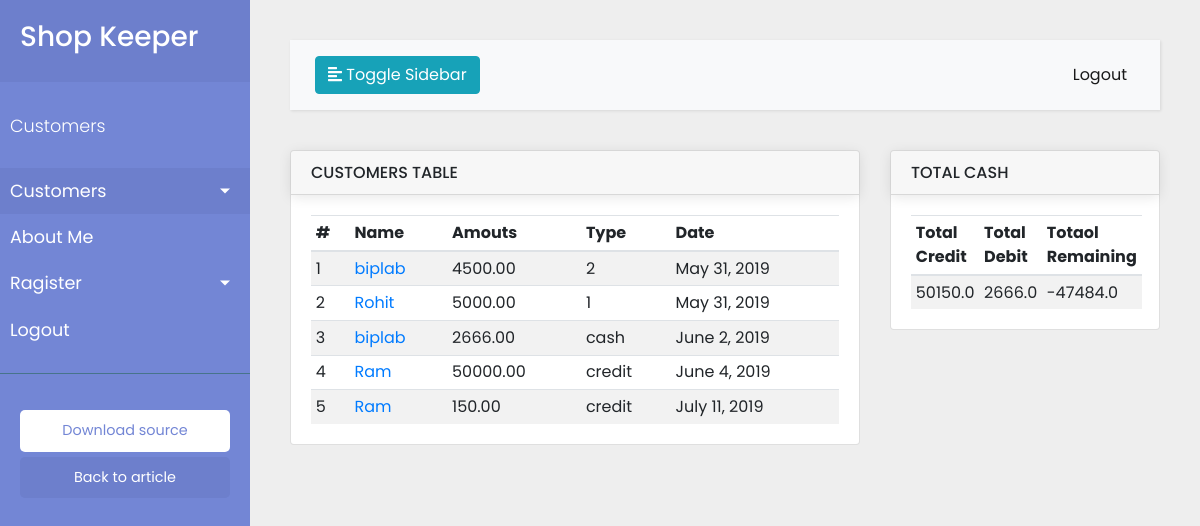
Screenshot of /register/ with the database file from the repository.
### register/models.py (models this page shows, shortened)
class Register(models.Model):
    customer_name = models.ForeignKey(Customer,on_delete=models.CASCADE)
    amount = models.DecimalField(max_digits=8, decimal_places=2)
    date = models.DateField(default=date.today())
    type = models.CharField(max_length=100)

### customer/models.py (models this page shows, shortened)
class Customer(models.Model):
    name = models.CharField(max_length=100,default='username', verbose_name='Customer Name')
    password = models.CharField(max_length=100)
    email = models.EmailField(max_length=200,unique=True)
    mobile = models.CharField(max_length=15)
    status = models.BooleanField(default=False)

### register/views.py (the view)
# urls.py: path('',cus_views.show_transations, name='transations'),
def show_transations(request):
    total_credit =0.00
    total_cash =0.00
    cus = Customer.objects.all()
    c = Register.objects.all()
    cr = Register.objects.filter(type='credit')
    dr = Register.objects.filter(type='cash')
    for i in cr:
        total_credit = total_credit + float(i.amount)
    for i in dr:
        total_cash = total_cash + float(i.amount)
    context ={
        'c':c,
        'total_credit':total_credit,
        'total_cash':total_cash,
        'remaining':total_cash-total_credit,
    }
    return render(request,'register/all_transations.html',context)

### register/templates/register/all_transations.html (shortened to what this page needs)
{% extends 'base.html'%}
{% block content %}
<div class="wrapper">
    {% include 'navbar.html'%}
    <div id="content">
        {% include 'top-nav.html'%}
        <div class="row">
            <div class="col-md-8">
                <div class="card">
            <div class="card-header">
                <h6 class="text-uppercase mb-0">Customers Table</h6>
            </div>
            <div class="card-body">
                <table class="table table-striped table-sm card-text">
                    <thead>
                    <tr>
                        <th>#</th>
                        <th>Name</th>
                        <th>Amouts</th>
                        <th>Type</th>
                        <th>Date</th>
                    </tr>
                    </thead>
                    <tbody>
                    {% for cus in c %}
                    <tr>
                        <td scope="row">{{forloop.counter}}</td>
                        <td><a href="{% url 'details_customer' cus.pk %}" class="btn-link"> {{cus.customer_name.name}}</a></td>
                        <td>{{cus.amount}}</td>
                        <td>{{cus.type}}</td>
                        <td>{{cus.date}}</td>
                    </tr>
                    {%endfor%}
                    </tbody>
                </table>
            </div>
        </div>
            </div>
            <div class="col-md-4">
                <div class="card">
            <div class="card-header">
                <h6 class="text-uppercase mb-0">Total Cash</h6>
            </div>
            <div class="card-body">
                <table class="table table-striped table-sm card-text">
                    <thead>
                    <tr>
                        <th> Total Credit</th>
                        <th> Total Debit</th>
                        <th> Totaol Remaining</th>
                    </tr>
                    </thead>
                    <tbody>
                    <tr>
                        <td>{{total_credit}}</td>
                        <td>{{total_cash}}</td>
                        <td>{{remaining}}</td>
                    </tr>
                    </tbody>
                </table>
            </div>
        </div>
            </div>
        </div>
    </div>
</div>
{% endblock%}

### templates/base.html (shortened to what this page needs)
<!DOCTYPE html>
<html lang="en">
<head>
    {% load static %}
    <link rel="stylesheet" href="https://stackpath.bootstrapcdn.com/bootstrap/4.1.0/css/bootstrap.min.css"
>
    <link rel="stylesheet"
          href="https://cdnjs.cloudflare.com/ajax/libs/malihu-custom-scrollbar-plugin/3.1.5/jquery.mCustomScrollbar.min.css">
    <link rel="stylesheet" href="{% static 'css/style2.css' %}">
    <link rel="stylesheet" href="{% static 'css/style.css' %}">
</head>
<body>
{% block content %}
{% endblock%}
</body>
</html>

### templates/navbar.html (shortened to what this page needs)
<nav id="sidebar">
        <div class="sidebar-header">
            <h3><a href="{% url 'dashboard' %}">Shop Keeper </a> </h3>
        </div>
        <ul class="list-unstyled components">
            <p>Customers</p>
            <li class="active">
                <a href="#homeSubmenu" data-toggle="collapse" aria-expanded="false"
                   class="dropdown-toggle">Customers</a>
            </li>
            <li>
                <a href="#">About Me</a>
            </li>
            <li>
                <a href="#pageSubmenu" data-toggle="collapse" aria-expanded="false" class="dropdown-toggle">Ragister</a>
            </li>
            <li>
                <a href="#">Logout</a>
            </li>
        </ul>
        <ul class="list-unstyled CTAs">
            <li>
                <a href="https://bootstrapious.com/tutorial/files/sidebar.zip" class="download">Download source</a>
            </li>
            <li>
                <a href="https://bootstrapious.com/p/bootstrap-sidebar" class="article">Back to article</a>
            </li>
        </ul>
    </nav>

### templates/top-nav.html (shortened to what this page needs)
 <nav class="navbar navbar-expand-lg navbar-light bg-light">
            <div class="container-fluid">
                <button type="button" id="sidebarCollapse" class="btn btn-info">
                    <i class="fas fa-align-left"></i>
                    <span>Toggle Sidebar</span>
                </button>
                <div class="collapse navbar-collapse" id="navbarSupportedContent">
                    <ul class="nav navbar-nav ml-auto">
                        <li class="nav-item active">
                            <a class="nav-link" href="{% url 'cus_logout' %}">Logout</a>
                        </li>
                    </ul>
                </div>
            </div>
        </nav>

### static/css/style2.css (style rules this page uses)
body { font-family: 'Poppins', sans-serif; background: #fafafa; }
p { font-family: 'Poppins', sans-serif; font-size: 1.1em; font-weight: 300; line-height: 1.7em; color: #999; }
a, a:hover, a:focus { color: inherit; text-decoration: none; transition: all 0.3s; }
.navbar { padding: 15px 10px; background: #fff; border: none; border-radius: 0; margin-bottom: 40px; box-shadow: 1px 1px 3px rgba(0, 0, 0, 0.1); }
.wrapper { display: flex; width: 100%; }
#sidebar { width: 250px; position: fixed; top: 0; left: 0; height: 100vh; z-index: 999; background: #7386D5; color: #fff; transition: all 0.3s; }
#sidebar .sidebar-header { padding: 20px; background: #6d7fcc; }
#sidebar ul.components { padding: 20px 0; border-bottom: 1px solid #47748b; }
#sidebar ul p { color: #fff; padding: 10px; }
#sidebar ul li a { padding: 10px; font-size: 1.1em; display: block; }
#sidebar ul li.active>a, a[aria-expanded="true"] { color: #fff; background: #6d7fcc; }
a[data-toggle="collapse"] { position: relative; }
.dropdown-toggle::after { display: block; position: absolute; top: 50%; right: 20px; transform: translateY(-50%); }
ul.CTAs { padding: 20px; }
ul.CTAs a { text-align: center; font-size: 0.9em !important; display: block; border-radius: 5px; margin-bottom: 5px; }
a.download { background: #fff; color: #7386D5; }
a.article, a.article:hover { background: #6d7fcc !important; color: #fff !important; }
#content { width: calc(100% - 250px); padding: 40px; min-height: 100vh; transition: all 0.3s; position: absolute; top: 0; right: 0; }
.card { width:100%; }
.card-header { border-radius: 20px; box-shadow: 0 0.125rem 0.8rem rgba(0, 0, 0, 0.1); }

### static/css/style.css (style rules this page uses)
body { background:#eee; }

### rows the page displays
Register: customer_name.name "biplab", amount "4500.00", type "2", date "May 31, 2019"
Register: customer_name.name "Rohit", amount "5000.00", type "1", date "May 31, 2019"
Register: customer_name.name "biplab", amount "2666.00", type "cash", date "June 2, 2019"
Register: customer_name.name "Ram", amount "50000.00", type "credit", date "June 4, 2019"
Register: customer_name.name "Ram", amount "150.00", type "credit", date "July 11, 2019"

### other values shown
{{ total_credit }} "50150.0"
{{ total_cash }} "2666.0"
{{ remaining }} "-47484.0"
